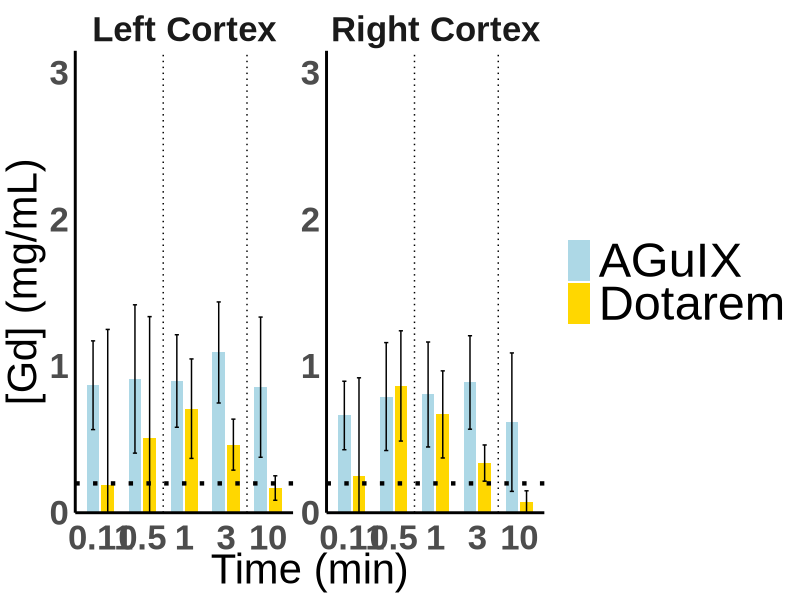
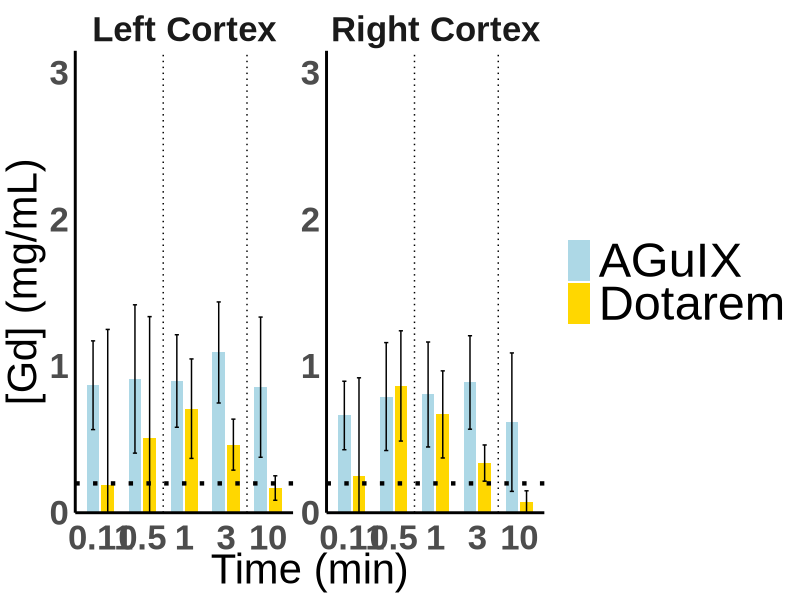

Recreate these plots in R, in order.
library(ggplot2)
library(dplyr)
library(tidyr)

# Define the corrected data without timepoint 1
time_points <- c(0.11, 0.5, 1, 3, 10)

# Left Cortex Data
Left_Cortex_data <- data.frame(
  Time = factor(time_points, levels = time_points),
  AGuIX = c(0.86936692,
            0.912187167,
            0.898268667,
            1.0927848,
            0.85624795
  ),
  Dotarem = c(0.19163794,
              0.509623251,
              0.709636628,
              0.464234582,
              0.168374808
  )
)

left_cortex_aguix_error <- c(0.302536129,
                             0.505737857,
                             0.315585301,
                             0.344668928,
                             0.477905776
)
left_cortex_dotarem_error <- c(1.058221973,
                               0.82760845,
                               0.339280716,
                               0.173873897,
                               0.083399462
)

# Right Cortex Data
Right_Cortex_data <- data.frame(
  Time = factor(time_points, levels = time_points),
  AGuIX = c(0.66319916,
            0.792184033,
            0.806397367,
            0.88836115,
            0.617782017
  ),
  Dotarem = c(0.253690995,
              0.864664098,
              0.670505579,
              0.338659516,
              0.070268034
  )
)

right_cortex_aguix_error <- c(0.233523453,
                              0.368114096,
                              0.357977912,
                              0.318598489,
                              0.472015344
)
right_cortex_dotarem_error <- c(0.666290501,
                                0.37588782,
                                0.297004923,
                                0.123411967,
                                0.079327684
)

# Add an index to each row before reshaping
Left_Cortex_data <- Left_Cortex_data %>% mutate(Index = row_number())
Right_Cortex_data <- Right_Cortex_data %>% mutate(Index = row_number())

# Reshape data
Left_Cortex_long <- Left_Cortex_data %>%
  pivot_longer(cols = c(AGuIX, Dotarem), names_to = "Agent", values_to = "Signal") %>%
  mutate(
    Error = ifelse(Agent == "AGuIX", left_cortex_aguix_error[Index], left_cortex_dotarem_error[Index])
  ) %>%
  select(-Index)

Right_Cortex_long <- Right_Cortex_data %>%
  pivot_longer(cols = c(AGuIX, Dotarem), names_to = "Agent", values_to = "Signal") %>%
  mutate(
    Error = ifelse(Agent == "AGuIX", right_cortex_aguix_error[Index], right_cortex_dotarem_error[Index])
  ) %>%
  select(-Index)

# Combine datasets
combined_data_cortex <- bind_rows(Left_Cortex_long, Right_Cortex_long) %>%
  mutate(Location = rep(c("Left Cortex", "Right Cortex"), each = 10))

# Define font sizes
font_family <- "Arial"
font_size_title <- 35
font_size_axis_title <- 30
font_size_text <- 25
font_size_facet <- 25

# Plot
gg_cortex <- ggplot(combined_data_cortex, aes(x = Time, y = Signal, fill = Agent)) +
  geom_bar(stat = "identity", position = position_dodge(width = 0.7), width = 0.6) +
  geom_errorbar(aes(ymin = pmax(Signal - Error, 0.0), ymax = Signal + Error), width = 0.2, position = position_dodge(width = 0.7)) +
  scale_fill_manual(values = c("AGuIX" = "lightblue", "Dotarem" = "gold")) +
  facet_wrap(~Location, scales = "free_y") +
  labs(x = "Time (min)", y = "[Gd] (mg/mL)") +
  theme_minimal() +
  theme(
    text = element_text(family = font_family),
    plot.title = element_text(size = font_size_title, face = "bold", hjust = 0.5),
    axis.title = element_text(size = font_size_axis_title),
    axis.title.y = element_text(size = font_size_axis_title, vjust = 1.0),
    axis.text = element_text(size = font_size_text, face = "bold"),
    axis.text.x = element_text(vjust = 0.15),
    axis.text.y = element_text(hjust = 0.15),
    legend.title = element_blank(),
    legend.text = element_text(size = 35),
    panel.grid.major = element_blank(),
    panel.grid.minor = element_blank(),
    strip.text = element_text(size = font_size_facet, face = "bold"),
    axis.line = element_line(color = "black", size = 1)
  ) +
  scale_y_continuous(expand = expansion(mult = c(0, 0.05)), limits = function(x) c(0, 3)) +
  geom_vline(xintercept = c(2.5, 4.5), linetype = "dotted", color = "black") +
  geom_hline(yintercept = 0.2, linetype = "dotted", color = "black", size = 1.5)

print(gg_cortex)

ggsave("output_plot_cortex.png", plot = gg_cortex, width = 9000, height = 2500, units = "px")
